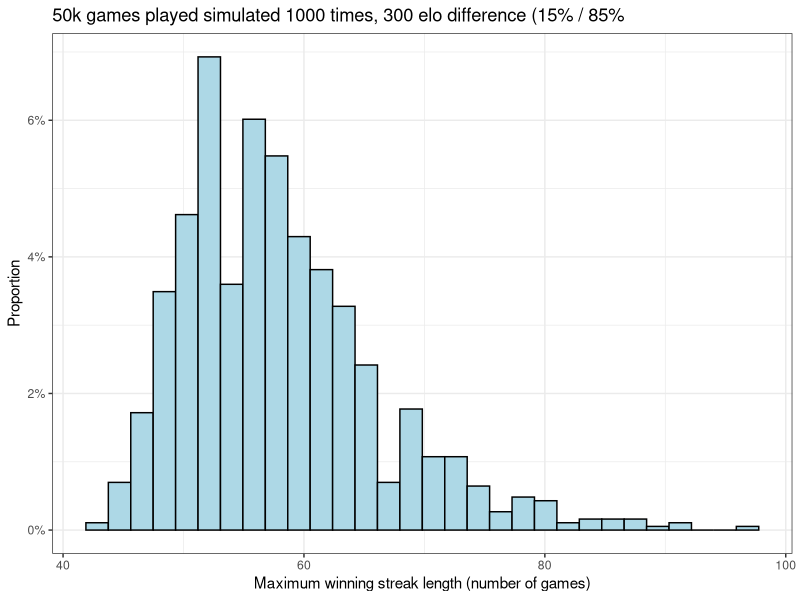

Write R code to recreate this figure.
## ---- chunk 1
knitr::opts_chunk$set(include = TRUE, echo = TRUE, message = FALSE, warning = FALSE)
## ---- chunk 2
library(tidyverse)

#Loss = 0, Win = 1
result <- c(0, 1)

#Probability for Loss = 15 %, probability for Win = 85 % (roughly approximating an elo-rating difference of 300)
probability <- c(0.15, 0.85)

#Streak length of interest
streak <- 44

#Number of games played
games <- 50000

#How many times we iterate over the simulation
replicates <- 1000

#Simulate sample of 50000 games such that in each game, we win 85% of the time and lose 15% of the time
#Result: list of 0s and 1s for each game (display first 30)
set.seed(1)
head(sample(result, games, replace=TRUE, prob = probability), 30)

#For these games, calculate the length of each win streak. 
#Result: list of winning streak lengths across all 50000 games (display first 30)
set.seed(1)
run_length_all <- rle(sample(result, games, replace=TRUE, prob = probability))
run_length_wins <- run_length_all$lengths[run_length_all$values==1]
run_length_losses <- run_length_all$lengths[run_length_all$values==0] #to be used later (not yet analysed)
head(run_length_wins, 30)

#Calculate the number of winning streaks longer than 44
sum(run_length_wins > streak)

#Calculate the number of winning streaks longer than 44 1000 times, obtain mean and standard deviation
set.seed(1)
run_length_wins_repl <- replicate(replicates, with(rle(sample(result, games, replace=TRUE, prob = probability)), sum(lengths[values==1] > streak)))
head(run_length_wins_repl, 30)
mean(run_length_wins_repl)
sd(run_length_wins_repl)


#Calculate the number of times there were 0 winning streaks of at least 44 games, express it as a probability
set.seed(1)
sum(run_length_wins_repl == 0) / replicates
## ---- chunk 3
#Histogram showing the distribution of the maximum streak lengths across all simulations
set.seed(1)
chess_data <- tibble(x = replicate(replicates, with(rle(sample(result, games, replace=TRUE, prob = probability)), max(lengths[values==1]))))

chess_data %>% ggplot(aes(x)) +
  geom_histogram(aes(y=..density..), color = "black", fill = "lightblue") +
  scale_y_continuous(labels = scales::label_percent(accuracy = 1L)) +
  labs(y = "Proportion", x = "Maximum winning streak length (number of games)",
       title = "50k games played simulated 1000 times, 300 elo difference (15% / 85%") +
  theme_bw()
